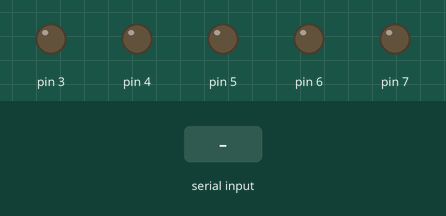
Recording of a sketch running on a simulated Arduino Uno, built with avr-gcc and run on an emulated ATmega328P. Shown: output pins drawn as LEDs (lit = HIGH). The inputs (shaded band) are chosen by the test bench. What the sketch prints to the serial monitor is not drawn.

Above: at 1.2 s.
1.3 s: "1,90,45\n" received over Serial
Timing chart, 0 to 4.3 s (numbered marks = the images above; inputs shaded):
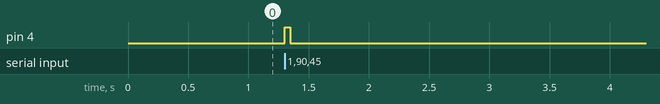

The sketch:

enhanced_stub_with_lights.ino
```cpp
//Modular robot project @IPFW
//Carter Chase, CS

//Connections:
//Pin 3 -> Light 1
//Pin 3 -> Light 2
//Pin 3 -> Light 3
//Pin 3 -> Light 4

//Pin configure

void setup(){
  // put your setup code here, to run once:
  pinMode(3,OUTPUT);
  pinMode(4,OUTPUT);
  pinMode(5,OUTPUT);
  pinMode(6,OUTPUT);
  pinMode(7,OUTPUT);
  Serial.begin(115200);
  Serial.println("Robot is Online");
}

void loop(){
  while(Serial.available() > 0){
    int f = Serial.parseInt();//1,2,3,4,5,6-forward backward left right
    int v = Serial.parseInt();//- stop standby, v range from 130-255
    int d = Serial.parseInt();//the amount of delay prior to stoping the motors
                              //may be used for encoder position in the future
    Serial.println(action(f, v, d));
  }
}

/*
 * act signifies which action the robot will take
 * speed indicates how fast the motor will move
 * del indicates the delay prior to the command being terminated
 * which may be used to indicate encoder position in the future
 */
String action(int act, int speed, int del){
  String message = "";
  int whichStop = 0;

  switch(act){
    case 1:
      move(1,speed,1);
      move(0,speed,0);
      message += "Moving Forward for " + String(del);
      break;
    case 2:
      move(1,speed,0);
      move(0,speed,1);
      message += "Moving Backward for " + String(del);
      break;
    case 3:
      move(1,speed,0);
      move(0,speed,0);
      message += "Turning Left for " + String(del);
      break;
    case 4:
      move(1,speed,1);
      move(0,speed,1);
      message += "Turning Right for " + String(del);
      break;
    case 5:
      move(2,speed,1);
      move(3,speed,1);
      message += "Moving the arm in direction 1 for " + String(del);
      whichStop = 1;
      break;
    case 6:
      move(2,speed,0);
      move(3,speed,0);
      message += "Moving the arm in direction 2 for " + String(del);
      whichStop = 1;
      break;
    case 7:
      message += "Move key out";
      whichStop = 2;
      break;
    case 8:
      message += "Move key in";
      whichStop = 2;
      break;
    case 99:
      message += "Robot is Online";
      break;
  }

  //delay is used to allow the motor to move for a predetermined
  //amount of time before it's turned off
  delay(del);

  //indicates which stop function is called
  Stop(whichStop);

  return message;
}

void Stop(int which){
//This stops the motor by setting both IN pins to LOW
  if (which == 0){
    //stops the robot movement
    digitalWrite(3,LOW);
    digitalWrite(4,LOW);
  } else if (which == 1){
    //stops the arm
    digitalWrite(5,LOW);
    digitalWrite(6,LOW);
  } else {
    //stops the key
  }
}

void standby(){
//enable standby
  Serial.println("function standby activiated");
}

void move(int motor, int speed, int direction){
//Move specific motor at speed and direction
//motor: 0 for B 1 for A 2 for C 3 for D
//speed: 0 is off, and 255 is full speed
//direction: 0 clockwise, 1 counter-clockwise

  boolean inPin1 = LOW;
  boolean inPin2 = HIGH;

  if(direction == 1){
    inPin1 = HIGH;
    inPin2 = LOW;
  }

  digitalWrite(motor + 3,inPin1);
}
```

Measured:
- after the input at 1.3 s, pin 4: LOW → HIGH at once, → LOW 0.05 s later
